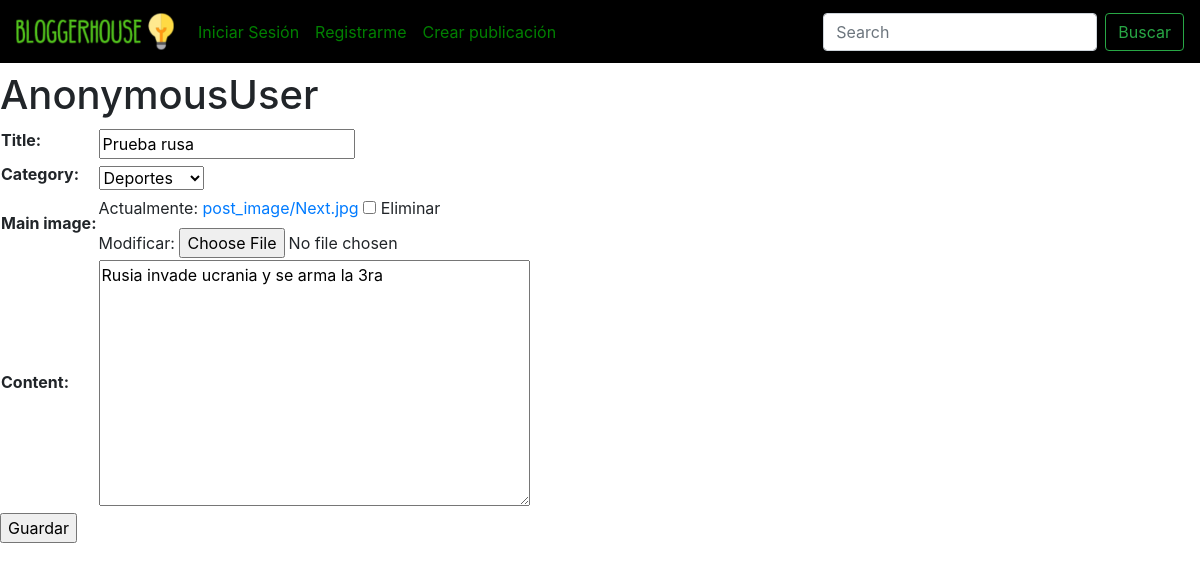
The page /posts/update-post/3/ on the database its author committed.
### publicaciones/models.py (models this page shows)
class publicacion(models.Model):
    user = models.ForeignKey(User,on_delete=models.CASCADE)
    title = models.CharField(max_length=40,blank=False,null=False)
    content = models.TextField(null = False)
    category = models.ForeignKey(categoria,on_delete=models.RESTRICT)
    dt_creation = models.DateTimeField(default = timezone.now)
    dt_update = models.DateTimeField(default = timezone.now)
    main_image = models.ImageField(upload_to = 'post_image', default ='post_image/post-image-default-2.png', blank=True, null=True)
    is_active = models.BooleanField(default=True)
    class Meta:
        verbose_name = 'Publicación'
        verbose_name_plural = 'Publicaciones'

### publicaciones/views.py (the view)
# urls.py: path('update-post/<int:pk>/', update_publicacion_view, name = 'update_publicacion'),
def update_publicacion_view(request,pk):
    try:
        post = publicacion.objects.get(id=pk)
    except:
        post = None
    if request.method == 'POST':
        if post != None:
            form = Publicacion_form(request.POST,request.FILES or None, instance = post)
            form.instance.dt_update = timezone.now()
            if form.is_valid():
                form.save()
                form = Publicacion_form(instance = form.instance)
                context = {'form':form,'success_message':'La publicación se ha actualizado correctamente.'}
            else:
                context = {'error': form.errors}
        else:
            context = {'error':'¡Error! No se encontró la publicación.'}
    else:
        if post != None:
            form = Publicacion_form(instance = post)
            context = {'form':form}
        else:
            context = {'error':'¡Error! No se encontró la publicación.'}
    return render(request,'publicaciones/update_publicacion_template.html',context = context)

### publicaciones/forms.py
class Publicacion_form(forms.ModelForm):
    dt_update = forms.DateTimeField(widget=forms.HiddenInput,initial = timezone.now)
    class Meta:
        model = publicacion
        fields = ['title','category','main_image','content']

### publicaciones/models.py (called while the page is built)
    def __str__(self):
        return self.name

### templates/publicaciones/update_publicacion_template.html (shortened to what this page needs)
{% extends 'base.html' %}
{% block contenido %}
<div class = 'post-div'>
    {% if form %}
        <h1>{{request.user}}</h1>
        <form action="" method="POST" enctype="multipart/form-data">
            <table>
                {{form.as_table}}
            </table>
            <input type="submit" value = "Guardar">
        </form>
    {% else %}
    <h3>{{error}}</h3>
    {% endif%}
</div>
{% endblock %}

### Bloggerhouse/static/css/styles.css (style rules this page uses)
body { background-color: red; }

### rows shown on the page
publicacion: title "Prueba rusa", category "Deportes", content "Rusia invade ucrania y se arma la 3ra"

### other values the page prints
{{ request.user }} "AnonymousUser"
